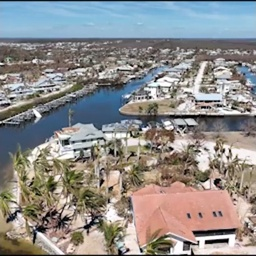
#> input picture train+val/train/Hurricane/H2_327.jpg, 256 x 256 px, found by its file name; its folder holds only this picture in this run
$ python train_impaint_hurricane.py
#> lines starting #> are read from the running program, lines starting #| are printed output that depends on the picture; after the words box and inside, x2 and y2 are one past the last pixel; in counts of white or black regions, pixels touching at a corner belong together; long printed decimals are rounded
import cv2
import os
from skimage.metrics import structural_similarity as ssim
from skimage.metrics import peak_signal_noise_ratio as psnr

# Path to the directory containing original and corrupted images
original_dir = '/home/postman/dl_project_tanna/train+val/train/Hurricane/'
corrupted_dir = '/home/postman/dl_project_tanna/train+val/train/Hurricane_paired/'

# Path to save the processed images
output_dir = '/home/postman/dl_project_tanna/impainted_dataset/train/hurricane/'

# Create the output directory if it doesn't exist
if not os.path.exists(output_dir):
    os.makedirs(output_dir)

# List all files in the original directory
file_list = os.listdir(original_dir)

# Initialize lists to store SSIM and PSNR values
ssim_values = []
psnr_values = []

for file in file_list:
    original_path = os.path.join(original_dir, file)
    corrupted_path = os.path.join(corrupted_dir, file)

    if os.path.isfile(original_path) and os.path.isfile(corrupted_path):
        original_image = cv2.imread(original_path)
#> original_image is the input picture: shape (256, 256, 3); mean B, G, R 138.9, 140.5, 142.5
        corrupted_image = cv2.imread(corrupted_path)
        # print(original_image.shape)
        # print(corrupted_image.shape)
        if original_image is not None and corrupted_image is not None:
            # Resize images to 256x256
            original_image = cv2.resize(original_image, (256, 256))
            corrupted_image = cv2.resize(corrupted_image, (256, 256))

            # Convert images to the required format (BGR to RGB)
            original_image = cv2.cvtColor(original_image, cv2.COLOR_BGR2RGB)
            corrupted_image = cv2.cvtColor(corrupted_image, cv2.COLOR_BGR2RGB)

            # Mask the black lines in the corrupted image
            mask = cv2.inRange(corrupted_image, (0, 0, 0), (10, 10, 10))  # Define the threshold for black
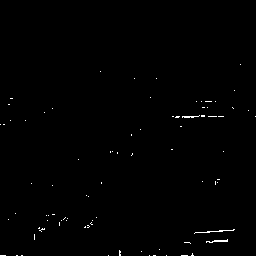
#> mask: shape (256, 256); 0.48% white in thin lines or dots, all inside (x1, y1, x2, y2) = (0, 64, 256, 256)
            corrupted_image[mask != 0] = original_image[mask != 0]  # Replace the black areas with original image data

            # Use DeepFill v1 model to inpaint the corrupted areas #this model internally uses GANs
            result = cv2.inpaint(corrupted_image, (mask/255).astype('uint8'), inpaintRadius=4, flags=cv2.INPAINT_TELEA)

            # Calculate SSIM
            ssim_score = ssim(cv2.cvtColor(original_image, cv2.COLOR_RGB2GRAY),
                              cv2.cvtColor(result, cv2.COLOR_RGB2GRAY))
#> ssim_score = 0.997
            ssim_values.append(ssim_score)

            # Calculate PSNR
            psnr_score = psnr(original_image, result)
#> psnr_score = 34.6
            psnr_values.append(psnr_score)

            # Save the resulting image
            output_path = os.path.join(output_dir, file)
            cv2.imwrite(output_path, cv2.cvtColor(result, cv2.COLOR_RGB2BGR))
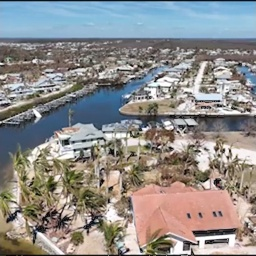
#> saved as H2_327.jpg: shape (256, 256, 3); mean B, G, R 139.2, 140.8, 142.8

# Calculate average SSIM and PSNR values
avg_ssim = sum(ssim_values) / len(ssim_values)
#> avg_ssim = 0.997
avg_psnr = sum(psnr_values) / len(psnr_values)
#> avg_psnr = 34.6

print("Average SSIM:", avg_ssim)
#| Average SSIM: 0.9974
print("Average PSNR:", avg_psnr)
#| Average PSNR: 34.596
print("Image processing complete. Check the output directory for the processed images.")

$ run again, on train+val/train/Hurricane/H4_520.jpg
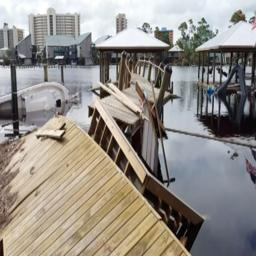
#> input picture train+val/train/Hurricane/H4_520.jpg, 256 x 256 px, found by its file name
#> original_image is the input picture: shape (256, 256, 3); mean B, G, R 136.2, 142.7, 147.7
#> `mask = cv2.inRange(corrupted_image, (0, 0, 0), (10, 10, 10))`:
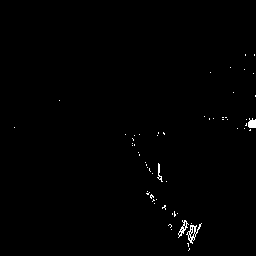
#> mask: shape (256, 256); 0.6% white in thin lines or dots, all inside (x1, y1, x2, y2) = (14, 54, 256, 251)
#> ssim_score = 0.997
#> psnr_score = 42.29
#> avg_ssim = 0.997
#> avg_psnr = 42.29
#| Average SSIM: 0.9973
#| Average PSNR: 42.290
